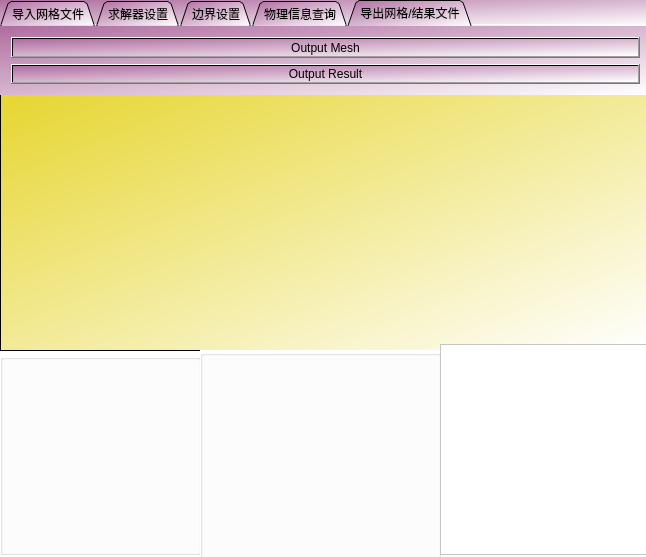
<?xml version="1.0" encoding="UTF-8"?>
<ui version="4.0">
 <class>QtWidgetsApplication1Class</class>
 <widget class="QWidget" name="QtWidgetsApplication1Class">
  <property name="geometry">
   <rect>
    <x>0</x>
    <y>0</y>
    <width>646</width>
    <height>557</height>
   </rect>
  </property>
  <property name="cursor">
   <cursorShape>WaitCursor</cursorShape>
  </property>
  <property name="windowTitle">
   <string>QtWidgetsApplication1</string>
  </property>
  <property name="styleSheet">
   <string notr="true">background-color: rgb(255, 255, 255);</string>
  </property>
  <widget class="QTextEdit" name="textEdit">
   <property name="geometry">
    <rect>
     <x>0</x>
     <y>90</y>
     <width>651</width>
     <height>261</height>
    </rect>
   </property>
   <property name="styleSheet">
    <string notr="true">background-color: qlineargradient(spread:pad, x1:0, y1:0, x2:1, y2:1, stop:0 rgba(230, 213, 47, 255), stop:1 rgba(255, 255, 255, 255));</string>
   </property>
   <property name="html">
    <string>&lt;!DOCTYPE HTML PUBLIC &quot;-//W3C//DTD HTML 4.0//EN&quot; &quot;http://www.w3.org/TR/REC-html40/strict.dtd&quot;&gt;
&lt;html&gt;&lt;head&gt;&lt;meta name=&quot;qrichtext&quot; content=&quot;1&quot; /&gt;&lt;meta charset=&quot;utf-8&quot; /&gt;&lt;style type=&quot;text/css&quot;&gt;
p, li { white-space: pre-wrap; }
hr { height: 1px; border-width: 0; }
li.unchecked::marker { content: &quot;\2610&quot;; }
li.checked::marker { content: &quot;\2612&quot;; }
&lt;/style&gt;&lt;/head&gt;&lt;body style=&quot; font-family:'Microsoft YaHei UI'; font-size:9pt; font-weight:400; font-style:normal;&quot;&gt;
&lt;p style=&quot;-qt-paragraph-type:empty; margin-top:0px; margin-bottom:0px; margin-left:0px; margin-right:0px; -qt-block-indent:0; text-indent:0px;&quot;&gt;&lt;br /&gt;&lt;/p&gt;&lt;/body&gt;&lt;/html&gt;</string>
   </property>
  </widget>
  <widget class="QTabWidget" name="tabWidget">
   <property name="enabled">
    <bool>true</bool>
   </property>
   <property name="geometry">
    <rect>
     <x>0</x>
     <y>0</y>
     <width>651</width>
     <height>95</height>
    </rect>
   </property>
   <property name="sizePolicy">
    <sizepolicy hsizetype="Expanding" vsizetype="Expanding">
     <horstretch>0</horstretch>
     <verstretch>0</verstretch>
    </sizepolicy>
   </property>
   <property name="cursor">
    <cursorShape>UpArrowCursor</cursorShape>
   </property>
   <property name="mouseTracking">
    <bool>false</bool>
   </property>
   <property name="tabletTracking">
    <bool>false</bool>
   </property>
   <property name="focusPolicy">
    <enum>Qt::TabFocus</enum>
   </property>
   <property name="contextMenuPolicy">
    <enum>Qt::DefaultContextMenu</enum>
   </property>
   <property name="acceptDrops">
    <bool>false</bool>
   </property>
   <property name="autoFillBackground">
    <bool>false</bool>
   </property>
   <property name="styleSheet">
    <string notr="true">background-color: qlineargradient(spread:pad, x1:0, y1:0, x2:1, y2:1, stop:0 rgba(175, 109, 160, 255), stop:1 rgba(255, 255, 255, 255));
font: 700 11pt &quot;Microsoft YaHei UI&quot;;
font: 700 9pt &quot;Microsoft YaHei UI&quot;;</string>
   </property>
   <property name="inputMethodHints">
    <set>Qt::ImhNone</set>
   </property>
   <property name="tabPosition">
    <enum>QTabWidget::North</enum>
   </property>
   <property name="tabShape">
    <enum>QTabWidget::Triangular</enum>
   </property>
   <property name="currentIndex">
    <number>4</number>
   </property>
   <property name="iconSize">
    <size>
     <width>16</width>
     <height>16</height>
    </size>
   </property>
   <property name="elideMode">
    <enum>Qt::ElideNone</enum>
   </property>
   <property name="usesScrollButtons">
    <bool>true</bool>
   </property>
   <property name="documentMode">
    <bool>true</bool>
   </property>
   <property name="tabsClosable">
    <bool>false</bool>
   </property>
   <property name="movable">
    <bool>false</bool>
   </property>
   <property name="tabBarAutoHide">
    <bool>false</bool>
   </property>
   <widget class="QWidget" name="import_mesh">
    <property name="cursor">
     <cursorShape>WaitCursor</cursorShape>
    </property>
    <attribute name="title">
     <string>导入网格文件</string>
    </attribute>
    <layout class="QVBoxLayout" name="verticalLayout_2">
     <item>
      <widget class="QPushButton" name="pushButton">
       <property name="enabled">
        <bool>true</bool>
       </property>
       <property name="cursor">
        <cursorShape>ArrowCursor</cursorShape>
       </property>
       <property name="mouseTracking">
        <bool>false</bool>
       </property>
       <property name="layoutDirection">
        <enum>Qt::LeftToRight</enum>
       </property>
       <property name="text">
        <string>Import Mesh</string>
       </property>
       <property name="autoRepeatDelay">
        <number>600</number>
       </property>
      </widget>
     </item>
     <item>
      <widget class="QPushButton" name="pushButton_2">
       <property name="text">
        <string>Sphere Mesh</string>
       </property>
      </widget>
     </item>
    </layout>
   </widget>
   <widget class="QWidget" name="widget">
    <attribute name="title">
     <string>求解器设置</string>
    </attribute>
    <layout class="QVBoxLayout" name="verticalLayout_3">
     <item>
      <widget class="QPushButton" name="MRTLBM">
       <property name="text">
        <string>MRT-LBM</string>
       </property>
      </widget>
     </item>
     <item>
      <widget class="QPushButton" name="SRTLBM">
       <property name="text">
        <string>SRT-LBM</string>
       </property>
      </widget>
     </item>
    </layout>
   </widget>
   <widget class="QWidget" name="tab_2">
    <attribute name="title">
     <string>边界设置</string>
    </attribute>
    <layout class="QVBoxLayout" name="verticalLayout_5">
     <item>
      <widget class="QPushButton" name="Inlet">
       <property name="text">
        <string>Inlet direction</string>
       </property>
      </widget>
     </item>
     <item>
      <widget class="QPushButton" name="ZhouHe">
       <property name="text">
        <string>Zhou-He</string>
       </property>
      </widget>
     </item>
    </layout>
   </widget>
   <widget class="QWidget" name="tab">
    <attribute name="title">
     <string>物理信息查询</string>
    </attribute>
    <layout class="QVBoxLayout" name="verticalLayout_4">
     <item>
      <widget class="QPushButton" name="Calculate">
       <property name="text">
        <string>Calculate</string>
       </property>
      </widget>
     </item>
     <item>
      <widget class="QPushButton" name="Porosity">
       <property name="text">
        <string>Porosity</string>
       </property>
      </widget>
     </item>
     <item>
      <widget class="QPushButton" name="Permeability">
       <property name="text">
        <string>Permeability</string>
       </property>
      </widget>
     </item>
    </layout>
   </widget>
   <widget class="QWidget" name="output_mesh">
    <property name="cursor">
     <cursorShape>WaitCursor</cursorShape>
    </property>
    <attribute name="title">
     <string>导出网格/结果文件</string>
    </attribute>
    <layout class="QVBoxLayout" name="verticalLayout">
     <item>
      <widget class="QPushButton" name="pushButton_3">
       <property name="text">
        <string>Output Mesh</string>
       </property>
      </widget>
     </item>
     <item>
      <widget class="QPushButton" name="OutputResult">
       <property name="text">
        <string>Output Result</string>
       </property>
      </widget>
     </item>
    </layout>
   </widget>
  </widget>
  <widget class="QGroupBox" name="groupBox">
   <property name="geometry">
    <rect>
     <x>0</x>
     <y>354</y>
     <width>201</width>
     <height>201</height>
    </rect>
   </property>
   <property name="styleSheet">
    <string notr="true">border-image: url(:/流线/liuxian.jpg);</string>
   </property>
   <property name="title">
    <string/>
   </property>
  </widget>
  <widget class="QGroupBox" name="groupBox_2">
   <property name="geometry">
    <rect>
     <x>200</x>
     <y>350</y>
     <width>241</width>
     <height>211</height>
    </rect>
   </property>
   <property name="minimumSize">
    <size>
     <width>0</width>
     <height>0</height>
    </size>
   </property>
   <property name="styleSheet">
    <string notr="true">border-image: url(:/流场/liuchang.jpg);</string>
   </property>
   <property name="title">
    <string/>
   </property>
  </widget>
  <widget class="QTreeView" name="treeView">
   <property name="geometry">
    <rect>
     <x>440</x>
     <y>344</y>
     <width>211</width>
     <height>211</height>
    </rect>
   </property>
   <property name="styleSheet">
    <string notr="true">border-image: url(:/云图/cloud.jpg);</string>
   </property>
  </widget>
 </widget>
 <layoutdefault spacing="6" margin="11"/>
 <resources>
  <include location="QtWidgetsApplication1.qrc"/>
  <include location="x64/Debug/picture/picture.qrc"/>
 </resources>
 <connections/>
</ui>
